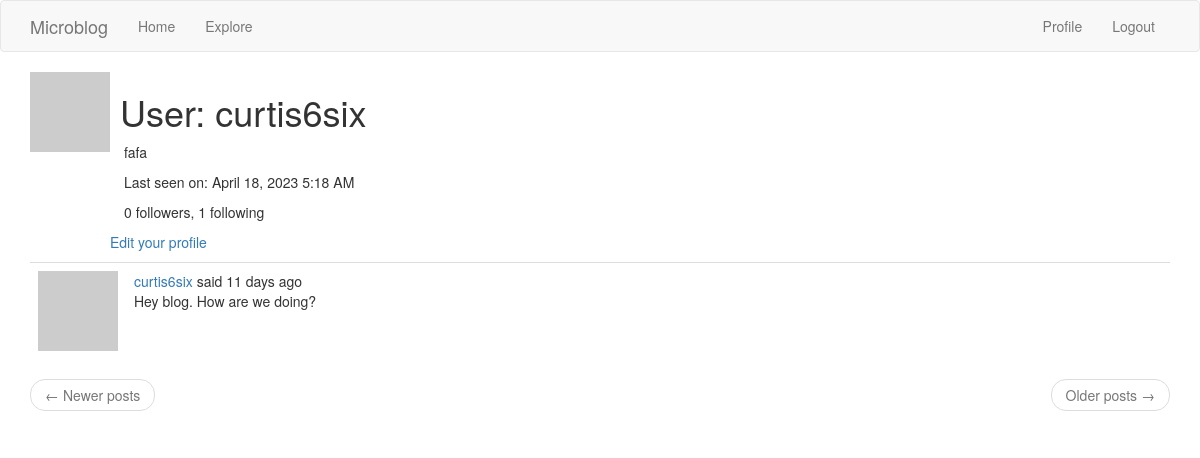
/user/curtis6six (signed in), run on an earlier commit of the app's database.
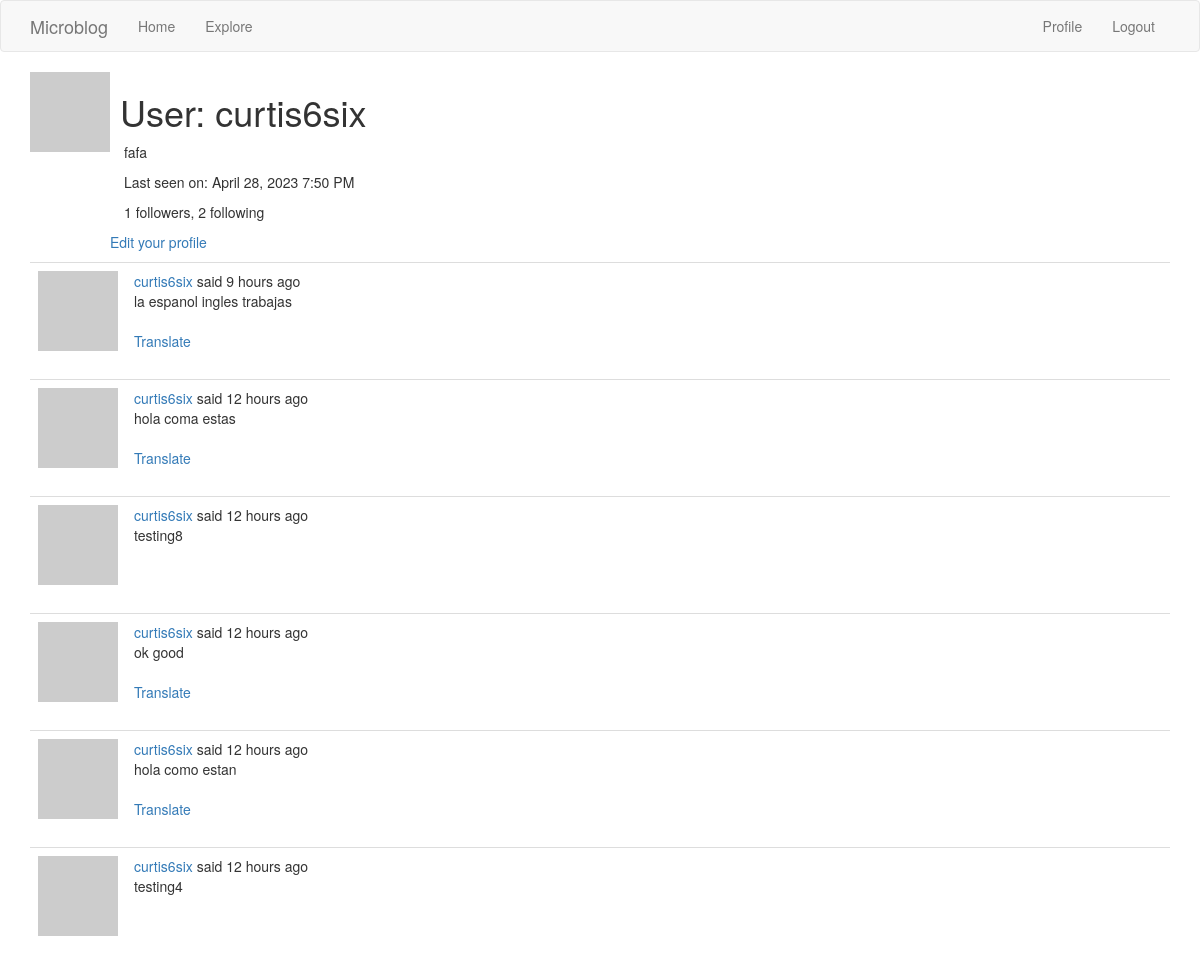
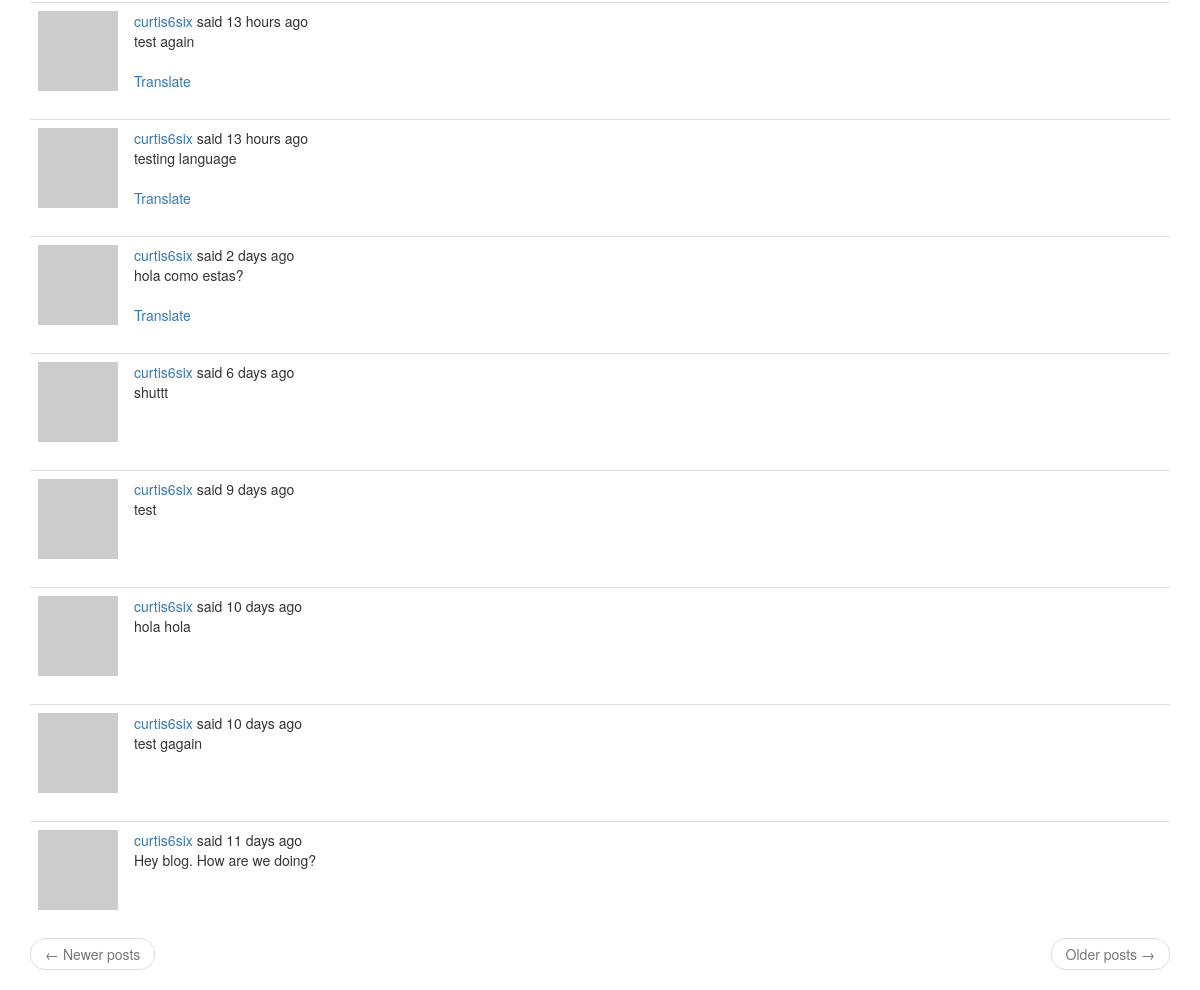
And on a later commit of the database (2 pictures, top to bottom).
### app/models.py (models this page shows, shortened)
class User(UserMixin, db.Model):
    id = db.Column(db.Integer, primary_key=True)
    username = db.Column(db.String(64), index=True, unique=True)
    email = db.Column(db.String(120), index=True, unique=True)
    password_hash = db.Column(db.String(128))
    posts = db.relationship('Post', backref='author', lazy='dynamic')
    about_me = db.Column(db.String(140))
    last_seen = db.Column(db.DateTime, default=datetime.utcnow)
    followed = db.relationship(
        'User',secondary=followers,
        primaryjoin=(followers.c.follower_id == id),
        secondaryjoin=(followers.c.followed_id == id),
        backref=db.backref('followers', lazy='dynamic'), lazy='dynamic')
    def avatar(self,size):
        digest = md5(self.email.lower().encode('utf-8')).hexdigest()
        return 'https://www.gravatar.com/avatar/{}?d=identicon&s={}'.format(digest, size)

class Post(db.Model):
    id = db.Column(db.Integer, primary_key=True)
    body = db.Column(db.String(140))
    timestamp = db.Column(db.DateTime, index=True, default=datetime.utcnow)
    user_id = db.Column(db.Integer, db.ForeignKey('user.id'))
    language = db.Column(db.String(5))

### app/routes.py (the view)
@app.route('/user/<username>')
@login_required
def user(username):
    user = User.query.filter_by(username=username).first_or_404()
    page = request.args.get('page', 1, type=int)
    posts = user.posts.order_by(Post.timestamp.desc()).paginate(page=page, per_page=app.config['POSTS_PER_PAGE'], error_out=False)
    next_url = url_for('user', username=user.username, page=posts.next_num) \
        if posts.has_next else None
    prev_url = url_for('user', username=user.username, page=posts.prev_num) \
        if posts.has_prev else None
    form = EmptyForm()
    return render_template('user.html', user=user, posts=posts.items, next_url=next_url, prev_url=prev_url, form=form)

### app/models.py (called while the page is built)
@login.user_loader
def load_user(id):
    return User.query.get(int(id))

### app/routes.py (called while the page is built)
@app.before_request
def before_request():
    if current_user.is_authenticated:
        current_user.last_seen = datetime.utcnow()
        db.session.commit()
    g.locale = str(get_locale())

### app/templates/user.html (shortened to what this page needs)
{% extends "base.html" %}
{% block app_content %}
    <table>
        <tr valign="top">
            <td><img src="{{ user.avatar(128) }}"></td>
            <td>
                <h1>&nbsp;{{ _('User') }}: {{ user.username }}</h1>
                {% if user.about_me %}<p>&ensp;&ensp;{{ user.about_me }}</p>{% endif %}
                {% if user.last_seen %}<p>&ensp;&ensp;{{ _('Last seen on') }}: {{ moment(user.last_seen).format('LLL') }}</p>{% endif %}
                <p>&ensp;&ensp;{{ _('%(count)d followers', count=user.followers.count()) }}, {{ _('%(count)d following', count=user.followed.count()) }}</p>
                {% if user == current_user %}
                <p><a href="{{ url_for('edit_profile') }}">{{ _('Edit your profile') }}</a></p>
                {% endif %}
            </td>
        </tr>
    </table>
    {% for post in posts %}
        {% include '_post.html' %}
    {% endfor %}
    <nav aria-label="...">
        <ul class="pager">
            <li class="previous{% if not prev_url %} disabled{% endif %}">
                <a href="{{ prev_url or '#' }}">
                    <span aria-hidden="true">&larr;</span> {{ _('Newer posts') }}
                </a>
            </li>
            <li class="next{% if not next_url %} disabled{% endif %}">
                <a href="{{ next_url or '#' }}">
                    {{ _('Older posts') }} <span aria-hidden="true">&rarr;</span>
                </a>
            </li>
        </ul>
    </nav>
{% endblock %}

### app/templates/base.html (shortened to what this page needs)
{% extends 'bootstrap/base.html' %}
{% block navbar %}
    <nav class="navbar navbar-default">
        <div class="container">
            <div class="navbar-header">
                <a class="navbar-brand" href="{{ url_for('index') }}">Microblog</a>
            </div>
            <div class="collapse navbar-collapse" id="bs-example-navbar-collapse-1">
                <ul class="nav navbar-nav">
                    <li><a href="{{ url_for('index') }}">{{ _('Home') }}</a></li>
                    <li><a href="{{ url_for('explore') }}">{{ _('Explore') }}</a></li>
                </ul>
                <ul class="nav navbar-nav navbar-right">
                    {% if current_user.is_anonymous %}
                    <li><a href="{{ url_for('login') }}">{{ _('Login') }}</a></li>
                    {% else %}
                    <li><a href="{{ url_for('user', username=current_user.username) }}">{{ _('Profile') }}</a></li>
                    <li><a href="{{ url_for('logout') }}">{{ _('Logout') }}</a></li>
                    {% endif %}
                </ul>
            </div>
        </div>
    </nav>
{% endblock %}
{% block content %}
    <div class="container">
        {% block app_content %}{% endblock %}
    </div>
{% endblock %}

### app/templates/_post.html (shortened to what this page needs)
<table class="table table-hover">
    <tr>
        <td width="70px">
            <a href="{{ url_for('user', username=post.author.username) }}">
                <img src="{{ post.author.avatar(70) }}" />
            </a>
        </td>
        <td>
            {{ _('%(username)s said %(when)s', username=user_link, when=moment(post.timestamp).fromNow()) }}
            <br>
            <span id="post{{ post.id }}">{{ post.body }}</span>
            {% if post.language and post.language != g.locale %}
            <br><br>
            <span id="translation{{ post.id }}">
                <a href="javascript:translate(
                    '#post{{ post.id }}',
                    '#translation{{ post.id }}',
                    '{{ post.language }}',
                    '{{ g.locale }}');">{{ _('Translate') }}</a>
            </span>
            {% endif %}
        </td>
    </tr>
</table>

What changed in the data, as far as the page shows it:
changed User "curtis6six": last_seen "April 18, 2023 5:18 AM" → "April 28, 2023 7:50 PM"
added Post: body "la espanol ingles trabajas"
added Post: body "hola coma estas"
added Post: body "testing8"
added Post: body "ok good"
added Post: body "hola como estan"
added Post: body "testing4"
added Post: body "test again"
added Post: body "testing language"
added Post: body "hola como estas?"
added Post: body "shuttt"
added Post: body "test"
added Post: body "hola hola"
added Post: body "test gagain"
Also different on the page:
text no longer shown: "0 followers 1 following"
text now shown: "1 followers 2 following"
